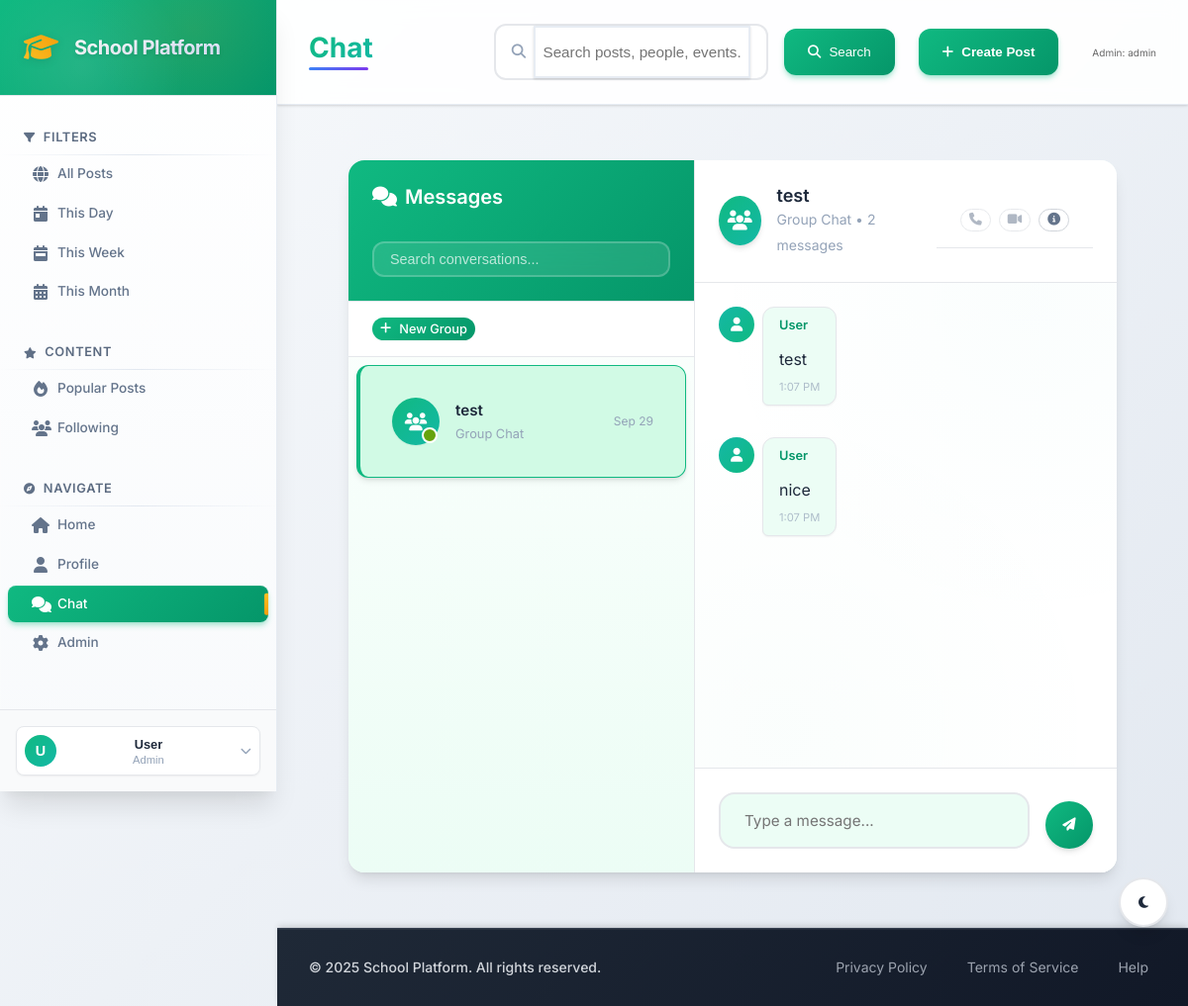
Page /public/chat.php?group=22 (signed in) on the committed database.
### tables this page shows
CREATE TABLE `chat_rooms` (
  `id` int(10) UNSIGNED NOT NULL,
  `name` varchar(255) DEFAULT NULL,
  `is_group` tinyint(1) NOT NULL DEFAULT 0,
  `created_by` int(10) UNSIGNED DEFAULT NULL,
  `created_at` timestamp NOT NULL DEFAULT current_timestamp()
);

CREATE TABLE `messages` (
  `id` int(10) UNSIGNED NOT NULL,
  `chat_id` int(10) UNSIGNED NOT NULL,
  `sender_id` int(10) UNSIGNED NOT NULL,
  `content` text DEFAULT NULL,
  `attachments` longtext DEFAULT NULL CHECK (json_valid(`attachments`)),
  `created_at` timestamp NOT NULL DEFAULT current_timestamp()
);

### src/Controller/ChatController.php (called while the page is built, shortened)
<?php
class ChatController
{
    private $pdo;
    public function __construct($pdo)
    {
        $this->pdo = $pdo;
    }
    public function getMessages($chatId)
    {
        $stmt = $this->pdo->prepare('SELECT m.*, u.name as sender FROM messages m JOIN users u ON m.sender_id = u.id WHERE m.chat_id = :chat_id ORDER BY m.created_at ASC');
        $stmt->execute([':chat_id' => $chatId]);
        return $stmt->fetchAll(PDO::FETCH_ASSOC);
    }
    public function getGroupMessages($groupId)
    {
        return $this->getMessages($groupId);
    }
    public function listUserRooms($userId)
    {
        try {
            $check = $this->pdo->query("SHOW TABLES LIKE 'chat_members'");
            if ($check && $check->rowCount() > 0) {
                $stmt = $this->pdo->prepare('
                    SELECT cr.id, cr.name, cr.is_group, cr.created_at,
                           (SELECT MAX(m2.created_at) FROM messages m2 WHERE m2.chat_id = cr.id) as last_message_at
                    FROM chat_members cm
                    JOIN chat_rooms cr ON cr.id = cm.chat_id
                    WHERE cm.user_id = :uid
                    ORDER BY
                        CASE WHEN last_message_at IS NULL THEN cr.created_at ELSE last_message_at END DESC
                ');
                $stmt->execute([':uid' => $userId]);
                return $stmt->fetchAll(PDO::FETCH_ASSOC);
            }
        } catch (Exception $e) {}
        $stmt = $this->pdo->prepare('
            SELECT cr.id, cr.name, cr.is_group, cr.created_at,
                   (SELECT MAX(m2.created_at) FROM messages m2 WHERE m2.chat_id = cr.id) as last_message_at
            FROM chat_rooms cr
            WHERE cr.created_by = :uid
            ORDER BY
                CASE WHEN last_message_at IS NULL THEN cr.created_at ELSE last_message_at END DESC
        ');
        $stmt->execute([':uid' => $userId]);
        return $stmt->fetchAll(PDO::FETCH_ASSOC);
    }
    public function getRoomTitle($roomId, $currentUserId)
    {
        try {
            $s = $this->pdo->prepare('SELECT name, is_group, created_by FROM chat_rooms WHERE id = :id');
            $s->execute([':id' => $roomId]);
            $r = $s->fetch(PDO::FETCH_ASSOC);
            if ((int)$r['is_group'] === 1) return $r['name'] ?: 'Group';
            return 'Direct chat';
        } catch (Exception $e) {
            return 'Chat';
        }
    }
}

### public/chat.php (the view, shortened to what this page needs)
<?php
require_once '../config/database.php';
require_once __DIR__ . '/../src/Controller/ChatController.php';
$chatController = new ChatController($pdo);
$userRooms = [];
if (isset($_SESSION['user_id'])) {
    $userRooms = $chatController->listUserRooms($_SESSION['user_id']);
}
?>
<?php require_once __DIR__ . '/../src/View/header.php'; ?>
<div class="chat-container">
    <div class="chat-sidebar">
        <div class="chat-header">
            <h3><i class="fas fa-comments"></i> Messages</h3>
            <div class="chat-search">
                <input type="text" class="user-search" placeholder="Search conversations..." id="chatSearch">
            </div>
        </div>
        <div class="chat-actions">
            <button class="btn btn-primary btn-sm" onclick="openNewGroupModal()">
                <i class="fas fa-plus"></i> New Group
            </button>
        </div>
        <div class="users-list">
            <?php if (empty($userRooms)): ?>
                <div class="no-chats">
                    <i class="fas fa-comments"></i>
                    <p>No conversations yet</p>
                    <small>Start a new group chat or message someone to begin</small>
                </div>
            <?php else: ?>
                <?php foreach ($userRooms as $room): ?>
                    <?php
                    $isGroup = (int)$room['is_group'] === 1;
                    $roomTitle = $chatController->getRoomTitle($room['id'], $_SESSION['user_id']);
                    $isActive = (isset($_GET['room']) && $_GET['room'] == $room['id']) ||
                               (isset($_GET['group']) && $_GET['group'] == $room['id']);
                    $roomUrl = $isGroup ? "chat.php?group={$room['id']}" : "chat.php?room={$room['id']}";
                    ?>
                    <div class="user-item <?php echo $isActive ? 'active' : ''; ?>">
                        <a href="<?php echo $roomUrl; ?>" class="user-link">
                            <div class="user-item-avatar">
                                <?php if ($isGroup): ?>
                                    <i class="fas fa-users"></i>
                                <?php else: ?>
                                    <i class="fas fa-user"></i>
                                <?php endif; ?>
                            </div>
                            <div class="user-item-info">
                                <div class="user-item-name"><?php echo htmlspecialchars($roomTitle); ?></div>
                                <div class="user-item-role"><?php echo $isGroup ? 'Group Chat' : 'Direct Message'; ?></div>
                            </div>
                            <div class="chat-time">
                                <?php echo date('M j', strtotime($room['created_at'])); ?>
                            </div>
                        </a>
                    </div>
                <?php endforeach; ?>
            <?php endif; ?>
        </div>
    </div>
    <div class="chat-main">
        <?php if (isset($_GET['group']) || isset($_GET['room'])): ?>
            <?php
            $roomId = isset($_GET['group']) ? (int)$_GET['group'] : (int)$_GET['room'];
            $isGroup = isset($_GET['group']);
            $messages = $isGroup ? $chatController->getGroupMessages($roomId) : $chatController->getMessages($roomId);
            $roomTitle = $chatController->getRoomTitle($roomId, $_SESSION['user_id']);
            ?>
            <div class="chat-main-header">
                <div class="chat-info">
                    <div class="chat-avatar">
                        <?php if ($isGroup): ?>
                            <i class="fas fa-users"></i>
                        <?php else: ?>
                            <i class="fas fa-user"></i>
                        <?php endif; ?>
                    </div>
                    <div class="chat-details">
                        <h4><?php echo htmlspecialchars($roomTitle); ?></h4>
                        <span class="chat-status"><?php echo $isGroup ? 'Group Chat' : 'Direct Message'; ?> • <?php echo count($messages); ?> messages</span>
                    </div>
                </div>
                <div class="chat-actions">
                    <button class="btn btn-secondary btn-sm" title="Voice Call" disabled style="opacity: 0.5; cursor: not-allowed;">
                        <i class="fas fa-phone"></i>
                    </button>
                    <button class="btn btn-secondary btn-sm" title="Video Call" disabled style="opacity: 0.5; cursor: not-allowed;">
                        <i class="fas fa-video"></i>
                    </button>
                    <button class="btn btn-secondary btn-sm" title="Group Info" onclick="openGroupInfoModal()">
                        <i class="fas fa-info-circle"></i>
                    </button>
                </div>
            </div>
            <div class="messages-container" id="messagesContainer">
                <?php if (empty($messages)): ?>
                    <div class="no-messages">
                        <i class="fas fa-comment-dots"></i>
                        <p>No messages yet</p>
                        <small>Start the conversation by sending a message below</small>
                    </div>
                <?php else: ?>
                    <?php foreach ($messages as $message): ?>
                        <?php $isMe = isset($_SESSION['user_id']) && $_SESSION['user_id'] == ($message['sender_id'] ?? $message['sender']); ?>
                        <div class="message <?php echo $isMe ? 'message-sent' : 'message-received'; ?>">
                            <?php if (!$isMe): ?>
                                <div class="message-avatar">
                                    <i class="fas fa-user"></i>
                                </div>
                            <?php endif; ?>
                            <div class="message-content">
                                <?php if (!$isMe): ?>
                                    <div class="message-author"><?php echo htmlspecialchars($message['sender_name'] ?? 'User'); ?></div>
                                <?php endif; ?>
                                <div class="message-text"><?php echo nl2br(htmlspecialchars($message['content'])); ?></div>
                                <div class="message-time"><?php echo date('g:i A', strtotime($message['created_at'] ?? 'now')); ?></div>
                            </div>
                        </div>
                    <?php endforeach; ?>
                <?php endif; ?>
            </div>
            <div class="message-input-container">
                <form method="POST" class="message-form" id="messageForm">
                    <div class="message-input-group">
                        <textarea
                            class="message-input"
                            name="message"
                            placeholder="Type a message..."
                            rows="1"
                            required
                            id="messageInput"
                        ></textarea>
                        <button class="send-message-btn" type="submit" name="send_group">
                            <i class="fas fa-paper-plane"></i>
                        </button>
                    </div>
                </form>
            </div>
        <?php endif; ?>
    </div>
</div>
<?php require_once __DIR__ . '/../src/View/footer.php'; ?>

### public/assets/style.css (style rules this page uses)
:root { --primary-green: #10b981; --primary-green-dark: #059669; --primary-green-light: #34d399; --primary-green-lighter: #d1fae5; --primary-blue: #10b981; --primary-blue-dark: #059669; --primary-blue-light: #34d399; --primary-blue-lighter: #d1fae5; --secondary-teal: #14b8a6; --secondary-lime: #65a30d; --secondary-orange: #f59e0b; --secondary-red: #ef4444; --secondary-purple: #8b5cf6; --secondary-green: #10b981; --gray-50: #f9fafb; --gray-100: #f3f4f6; --gray-200: #e5e7eb; --gray-300: #d1d5db; --gray-400: #9ca3af; --gray-500: #6b7280; --gray-600: #4b5563; --gray-700: #374151; --gray-800: #1f2937; --gray-900: #111827; --bg-primary: #ffffff; --bg-secondary: #f0fdf4; --bg-tertiary: #ecfdf5; --bg-accent: #d1fae5; --bg-dark: #064e3b; --text-primary: #1e293b; --text-secondary: #64748b; --text-tertiary: #94a3b8; --text-inverse: #ffffff; --shadow-sm: 0 1px 2px 0 rgb(0 0 0 / 0.05); --shadow-md: 0 4px 6px -1px rgb(0 0 0 / 0.1), 0 2px 4px -2px rgb(0 0 0 / 0.1); --shadow-lg: 0 10px 15px -3px rgb(0 0 0 / 0.1), 0 4px 6px -4px rgb(0 0 0 / 0.1); --shadow-xl: 0 20px 25px -5px rgb(0 0 0 / 0.1), 0 8px 10px -6px rgb(0 0 0 / 0.1); --radius-sm: 0.375rem; --radius-md: 0.5rem; --radius-lg: 0.75rem; --radius-xl: 1rem; --space-xs: 0.25rem; --space-sm: 0.5rem; --space-md: 1rem; --space-lg: 1.5rem; --space-xl: 2rem; --space-2xl: 3rem; --transition-fast: 0.15s ease-in-out; --transition-normal: 0.3s ease-in-out; --transition-slow: 0.5s ease-in-out; }
* { margin: 0; padding: 0; box-sizing: border-box; }
html { font-size: 16px; scroll-behavior: smooth; }
body { font-family: 'Inter', -apple-system, BlinkMacSystemFont, 'Segoe UI', Roboto, sans-serif; line-height: 1.6; color: var(--text-primary); background: linear-gradient(135deg, var(--bg-secondary) 0%, var(--bg-tertiary) 100%); min-height: 100vh; font-feature-settings: 'cv02', 'cv03', 'cv04', 'cv11'; }
h1, h2, h3, h4, h5, h6 { font-weight: 600; line-height: 1.3; margin-bottom: var(--space-sm); }
h3 { font-size: 1.5rem; }
h4 { font-size: 1.25rem; }
a { color: var(--primary-blue); text-decoration: none; transition: color var(--transition-fast); }
.content-body > * { animation: fadeIn 0.5s ease-out; }

### public/assets/modern-theme.css (style rules this page uses)
.btn { display: inline-flex; align-items: center; gap: var(--space-sm); padding: var(--space-md) var(--space-lg); border: none; border-radius: var(--radius-lg); font-weight: 600; font-size: 0.9rem; cursor: pointer; transition: all var(--transition-fast); text-decoration: none; font-family: inherit; }
.btn-primary { background: linear-gradient(135deg, var(--primary-blue), var(--primary-blue-dark)); color: var(--text-inverse); }
.btn-secondary { background: var(--gray-100); color: var(--text-primary); border: 1px solid var(--gray-200); }
.btn-sm { padding: var(--space-sm) var(--space-md); font-size: 0.8rem; }

### public/assets/dashboard-enhancements.css (style rules this page uses)
.btn { position: relative; overflow: hidden; transition: all 0.3s ease; }
.btn::before { content: ''; position: absolute; top: 0; left: -100%; width: 100%; height: 100%; background: linear-gradient(90deg, transparent, rgba(255, 255, 255, 0.2), transparent); transition: left 0.5s ease; }

### rows in the picture
chat_rooms: is_group 1 (drawn), roomTitle "test", created_at "Sep 29", name "test"
messages: sender_name "User", content "test", created_at "1:07 PM"
messages: sender_name "User", content "nice", created_at "1:07 PM"

### other values in the picture
substr($_SESSION['name'] ?? 'U', 0, 1) "U"
$_SESSION['name'] "User"
$_SESSION['role'] "Admin"
$currentPage "Chat"
$_SESSION['role'] "admin"
count($messages) "2"
